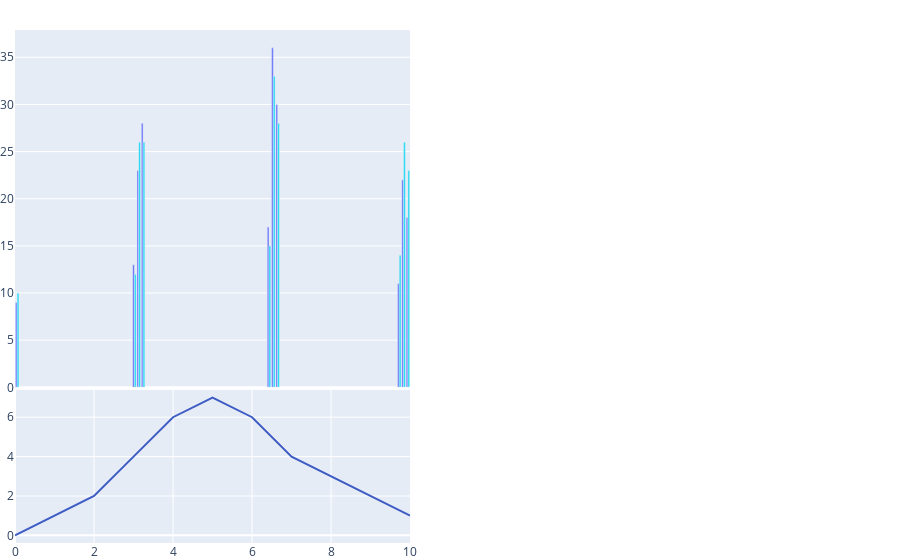

Notebook code cell kept with this figure:
### Code cell
fig = make_subplots(vertical_spacing = 0.005, rows=2, cols=2,
                    row_width=[0.3, 0.7])

bar_color = 'rgb(19, 216, 242)'
prob_dist_color = 'rgb(63, 92, 196)'

figx = go.Bar(name='True Sales', x=dfb.date, y=dfb.true_values)
fig.update_layout(xaxis={'side': 'top'})
figy = go.Bar(name='Prediction', x=dfb.date, y=dfb.prediction, marker=dict(color=bar_color))
figz = go.Scatter(y=[0,1,2,4,6,7,6,4,3,2,1], mode="lines", line_color=prob_dist_color)

#fig.update_layout(autosize=False,height=300)
fig.add_trace(figx, row=1, col=1)
fig.add_trace(figy, row=1, col=1)
fig.add_trace(figz, row=2, col=1)
fig['layout'].update(margin=dict(l=0,r=0,b=0,t=30))

# hide all the xticks
fig.update_xaxes(showticklabels=False)
fig.update_xaxes(showticklabels=True, row=2, col=1)
fig.update_layout(showlegend=False)

fig.show()

### Figure 1 — Plotly figure (JSON) as saved in the notebook; plotly's stock layout.template omitted (floating-point values rounded to 4 significant figures)
{"data": [{"name": "True Sales", "type": "bar", "x": ["2017-09-04", "2017-10-01", "2017-10-02", "2017-10-03", "2017-11-01", "2017-11-02", "2017-11-03", "2017-12-01", "2017-12-02", "2017-12-03"], "xaxis": "x", "y": [9, 13, 23, 28, 17, 36, 30, 11, 22, 18], "yaxis": "y"}, {"marker": {"color": "rgb(19, 216, 242)"}, "name": "Prediction", "type": "bar", "x": ["2017-09-04", "2017-10-01", "2017-10-02", "2017-10-03", "2017-11-01", "2017-11-02", "2017-11-03", "2017-12-01", "2017-12-02", "2017-12-03"], "xaxis": "x", "y": [10, 12, 26, 26, 15, 33, 28, 14, 26, 23], "yaxis": "y"}, {"line": {"color": "rgb(63, 92, 196)"}, "mode": "lines", "type": "scatter", "xaxis": "x3", "y": [0, 1, 2, 4, 6, 7, 6, 4, 3, 2, 1], "yaxis": "y3"}], "layout": {"margin": {"b": 0, "l": 0, "r": 0, "t": 30}, "showlegend": false, "xaxis": {"anchor": "y", "domain": [0, 0.45], "showticklabels": false, "side": "top"}, "xaxis2": {"anchor": "y2", "domain": [0.55, 1], "showticklabels": false}, "xaxis3": {"anchor": "y3", "domain": [0, 0.45], "showticklabels": true}, "xaxis4": {"anchor": "y4", "domain": [0.55, 1], "showticklabels": false}, "yaxis": {"anchor": "x", "domain": [0.3035, 1]}, "yaxis2": {"anchor": "x2", "domain": [0.3035, 1]}, "yaxis3": {"anchor": "x3", "domain": [0, 0.2985]}, "yaxis4": {"anchor": "x4", "domain": [0, 0.2985]}}}
